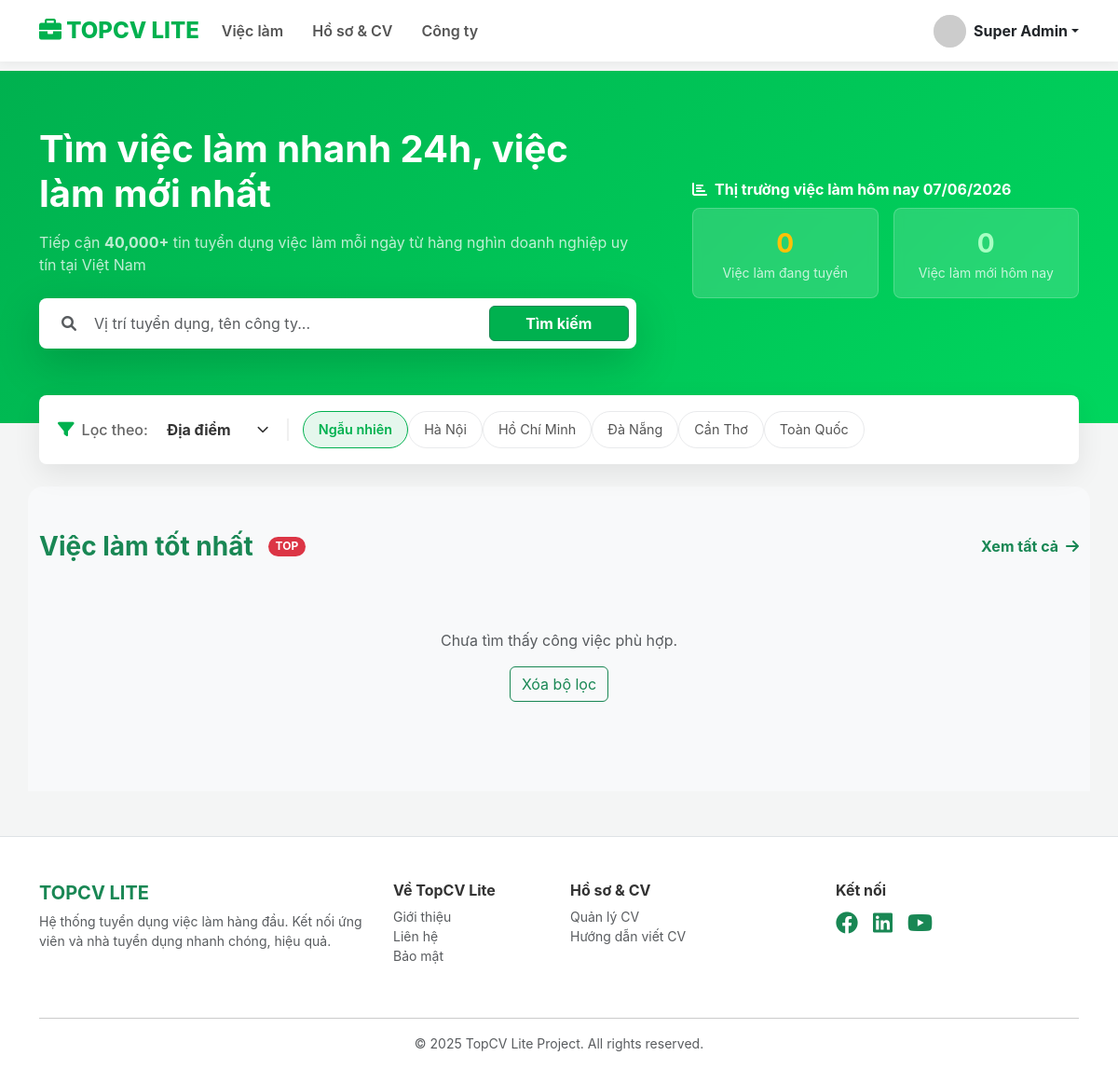
/ (signed in), run on an earlier commit of the app's database.
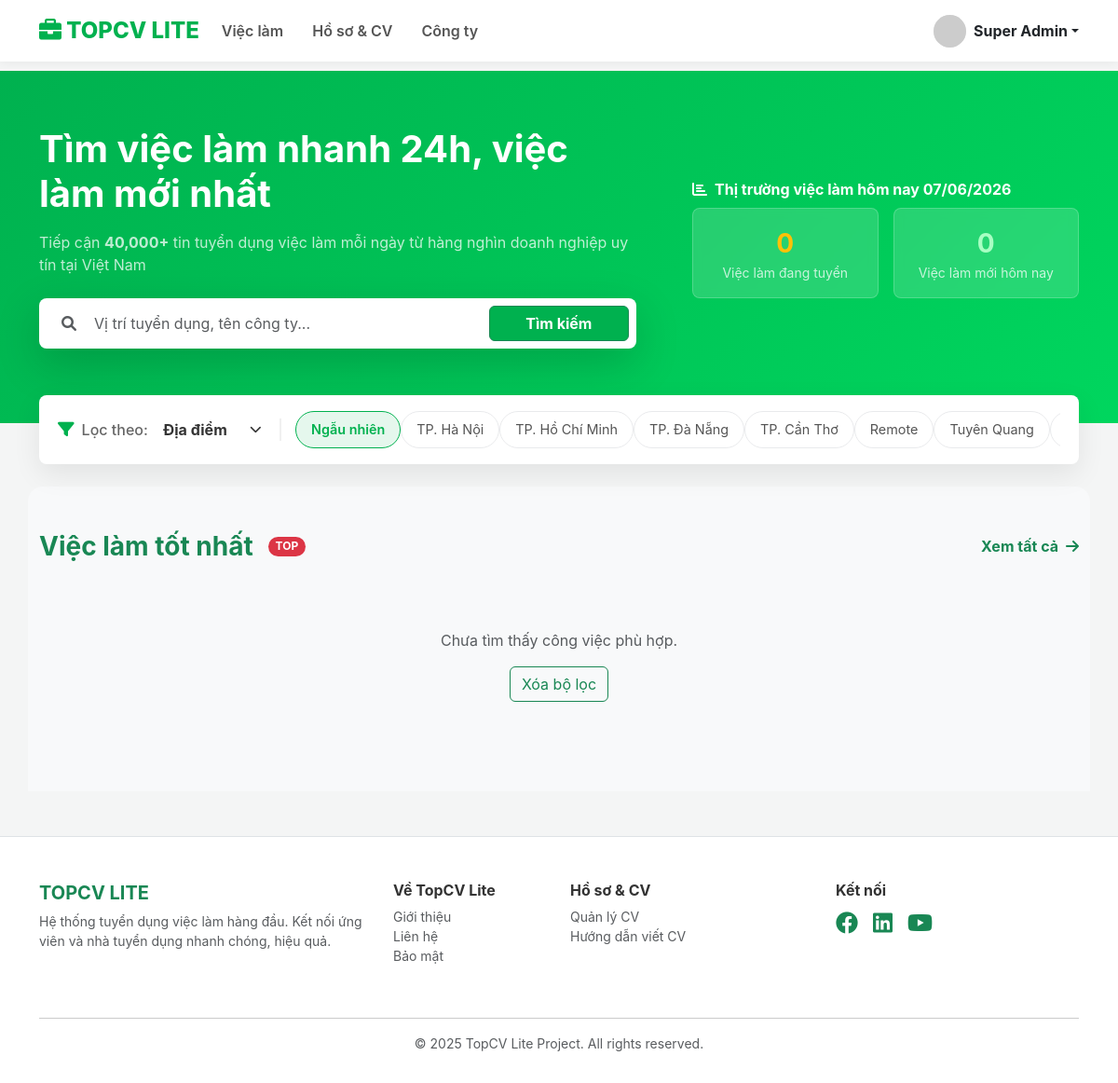
And on a later commit of the database.
### tables this page shows
CREATE TABLE `locations` (
  `id` int(11) NOT NULL,
  `name` varchar(100) NOT NULL
);

### includes/job_rules.php (called while the page is built, shortened)
<?php
if (!function_exists('job_sql_not_deleted')) {
    function job_sql_not_deleted(string $alias = 'j'): string
    {
        $prefix = $alias !== '' ? $alias . '.' : '';
        return "({$prefix}deleted_at IS NULL)";
    }
}

### index.php (the view, shortened to what this page needs)
<?php
require_once __DIR__ . '/includes/job_rules.php';
include 'includes/header.php';
$locations = $conn->query("SELECT * FROM locations")->fetchAll();
$jobActive = job_sql_not_deleted('jobs');
$sql_count_active = "SELECT COUNT(*) FROM jobs WHERE status = 'approved' AND deadline >= CURDATE() AND {$jobActive}";
$count_active = $conn->query($sql_count_active)->fetchColumn();
$sql_count_new = "SELECT COUNT(*) FROM jobs WHERE DATE(created_at) = CURDATE() AND status = 'approved' AND {$jobActive}";
$count_new = $conn->query($sql_count_new)->fetchColumn();
$limit = 9;
$page = isset($_GET['page']) && is_numeric($_GET['page']) ? (int)$_GET['page'] : 1;
$offset = ($page - 1) * $limit;
$where = 'WHERE j.status = \'approved\' AND j.deadline >= CURDATE() AND ' . job_sql_not_deleted('j');
$params = [];
$sql_count = "SELECT COUNT(*) FROM jobs j JOIN companies c ON j.company_id = c.id $where";
$stmt_count = $conn->prepare($sql_count);
$stmt_count->execute($params);
$total_records = $stmt_count->fetchColumn();
$total_pages = ceil($total_records / $limit);
$sql = "SELECT j.*, c.name as company_name, c.logo, l.name as city
        FROM jobs j
        JOIN companies c ON j.company_id = c.id
        JOIN locations l ON j.location_id = l.id
        $where
        ORDER BY j.created_at DESC
        LIMIT $limit OFFSET $offset";
$stmt = $conn->prepare($sql);
$stmt->execute($params);
$jobs = $stmt->fetchAll();
?>
<div class="position-relative" style="background: linear-gradient(135deg, #00b14f 0%, #00d65e 100%); padding: 60px 0 80px 0;">
    <div class="container">
        <div class="row align-items-center">
            <div class="col-lg-7 text-white">
                <h1 class="fw-bold mb-3">Tìm việc làm nhanh 24h, việc làm mới nhất</h1>
                <p class="opacity-75 mb-4">Tiếp cận <strong>40,000+</strong> tin tuyển dụng việc làm mỗi ngày từ hàng nghìn doanh nghiệp uy tín tại Việt Nam</p>
                <div class="bg-white p-2 rounded-3 shadow-lg">
                    <form action="index.php" method="GET" class="row g-2">
                        <div class="col-md-9">
                            <div class="input-group h-100">
                                <span class="input-group-text bg-white border-0 ps-3"><i class="fas fa-search text-muted"></i></span>
                                <input type="text" name="q" class="form-control border-0 shadow-none ps-2"
                                       placeholder="Vị trí tuyển dụng, tên công ty..."
                                       value="<?= htmlspecialchars($_GET['q'] ?? '') ?>">
                            </div>
                        </div>
                        <div class="col-md-3">
                            <button type="submit" class="btn btn-success w-100 h-100 fw-bold" style="background-color: #00b14f;">Tìm kiếm</button>
                        </div>
                    </form>
                </div>
            </div>
            <div class="col-lg-5 ps-lg-5 mt-4 mt-lg-0">
                <div class="d-flex align-items-center text-white mb-2">
                     <i class="fas fa-chart-bar me-2"></i>
                     <span class="fw-bold">Thị trường việc làm hôm nay <?= date('d/m/Y') ?></span>
                </div>
                <div class="row g-3">
                    <div class="col-6">
                        <div class="p-3 rounded-3 text-center text-white" style="background: rgba(255,255,255,0.15); backdrop-filter: blur(5px); border: 1px solid rgba(255,255,255,0.2);">
                            <div class="fs-3 fw-bold text-warning"><?= number_format($count_active) ?></div>
                            <div class="small opacity-75">Việc làm đang tuyển</div>
                        </div>
                    </div>
                    <div class="col-6">
                        <div class="p-3 rounded-3 text-center text-white" style="background: rgba(255,255,255,0.15); backdrop-filter: blur(5px); border: 1px solid rgba(255,255,255,0.2);">
                            <div class="fs-3 fw-bold" style="color: #a8ffc3;"><?= number_format($count_new) ?></div>
                            <div class="small opacity-75">Việc làm mới hôm nay</div>
                        </div>
                    </div>
                </div>
            </div>
        </div>
    </div>
</div>
<div class="container">
    <div class="smart-filter-container d-flex flex-column flex-md-row">
        <div class="filter-left-control">
            <i class="fas fa-filter filter-icon"></i>
            <span class="filter-label-text">Lọc theo:</span>
            <div class="custom-select-wrapper">
                <select id="smartFilterSelect" class="custom-select-box" style="text-align: center;">
                    <option value="location" style="text-align: center;">Địa điểm</option>
                </select>
                <i class="fas fa-chevron-down custom-select-arrow"></i>
            </div>
        </div>
        <div class="filter-right-options flex-grow-1">
            <div id="filter-group-location" class="filter-group-content active">
                <a href="index.php" class="filter-pill <?= !isset($_GET['location_id']) ? 'active' : '' ?>">Ngẫu nhiên</a>
                <?php foreach($locations as $l): ?>
                    <a href="index.php?location_id=<?= $l['id'] ?>" class="filter-pill <?= (isset($_GET['location_id']) && $_GET['location_id'] == $l['id']) ? 'active' : '' ?>"><?= $l['name'] ?></a>
                <?php endforeach; ?>
            </div>
        </div>
    </div>
</div>
<div class="container py-5 bg-light mt-4 rounded-top-4">
    <div class="d-flex justify-content-between align-items-center mb-4">
        <div class="d-flex align-items-center">
            <h3 class="fw-bold text-success mb-0 me-3">Việc làm tốt nhất</h3>
            <span class="badge bg-danger rounded-pill">TOP</span>
        </div>
        <a href="jobs.php" class="text-success text-decoration-none fw-bold d-flex align-items-center hover-underline">
            Xem tất cả <i class="fas fa-arrow-right ms-2"></i>
        </a>
    </div>
    <?php if(count($jobs) > 0): ?>
        <div class="row g-3">
            <?php foreach($jobs as $job): ?>
            <div class="col-md-6 col-lg-4">
                <div class="card job-card h-100 p-3 bg-white rounded-3 border-0 shadow-sm transition-all">
                    <div class="d-flex mb-3">
                        <div class="flex-shrink-0 me-3">
                            <a href="company-detail.php?id=<?= $job['company_id'] ?>">
                                <img src="<?= !empty($job['logo']) ? $job['logo'] : 'uploads/default-logo.png' ?>"
                                     class="rounded border bg-white p-1"
                                     style="width: 50px; height: 50px; object-fit: contain;">
                            </a>
                        </div>
                        <div class="flex-grow-1 overflow-hidden">
                            <h6 class="mb-1 text-truncate fw-bold">
                                <a href="job-detail.php?id=<?= $job['id'] ?>" class="text-dark text-decoration-none" title="<?= htmlspecialchars($job['title']) ?>">
                                    <?= htmlspecialchars($job['title']) ?>
                                </a>
                            </h6>
                            <div class="small text-muted text-truncate mb-2"><?= htmlspecialchars($job['company_name']) ?></div>
                        </div>
                    </div>
                    <div class="mt-auto">
                        <div class="d-flex flex-wrap gap-2 mb-3">
                            <span class="badge bg-light text-dark fw-normal border"><?= $job['salary_range'] ?></span>
                            <span class="badge bg-light text-dark fw-normal border"><?= $job['city'] ?></span>
                        </div>
                        <div class="d-flex justify-content-between align-items-center pt-2 border-top border-light">
                             <div class="text-muted" style="font-size: 0.8rem;">
                                 <?= (strtotime($job['deadline']) - time()) > 0 ? 'Còn ' . ceil((strtotime($job['deadline']) - time()) / 86400) . ' ngày' : 'Hết hạn' ?>
                             </div>
                             <button class="btn btn-sm text-danger border-0 p-0" title="Lưu tin"><i class="far fa-heart"></i></button>
                        </div>
                    </div>
                </div>
            </div>
            <?php endforeach; ?>
        </div>
        <?php if ($total_pages > 1): ?>
        <nav class="mt-5">
            <ul class="pagination justify-content-center">
                <?php
                    $queryParams = $_GET;
                    unset($queryParams['page']);
                    $queryString = http_build_query($queryParams);
                    $link = "index.php?" . ($queryString ? $queryString . "&" : "") . "page=";
                ?>
                <?php for ($i = 1; $i <= $total_pages; $i++): ?>
                    <li class="page-item <?= ($page == $i) ? 'active' : '' ?>">
                        <a class="page-link <?= ($page == $i) ? 'bg-success border-success text-white' : 'text-success' ?>"
                           href="<?= $link . $i ?>"><?= $i ?></a>
                    </li>
                <?php endfor; ?>
            </ul>
        </nav>
        <?php endif; ?>
    <?php else: ?>
        <div class="text-center py-5">
            <p class="text-muted">Chưa tìm thấy công việc phù hợp.</p>
            <a href="index.php" class="btn btn-outline-success">Xóa bộ lọc</a>
        </div>
    <?php endif; ?>
</div>
<?php include 'includes/footer.php'; ?>

### includes/header.php (shortened to what this page needs)
<?php
$base_url = '/topcv_lite/';
?>
<!DOCTYPE html>
<html lang="vi">
<head>
    <link href="https://cdn.jsdelivr.net/npm/bootstrap@5.3.0/dist/css/bootstrap.min.css" rel="stylesheet">
    <link href="https://cdnjs.cloudflare.com/ajax/libs/font-awesome/6.0.0/css/all.min.css" rel="stylesheet">
</head>
<body>
<nav class="navbar navbar-expand-lg navbar-light fixed-top">
    <div class="container">
        <a class="navbar-brand" href="<?= $base_url ?>index.php"><i class="fas fa-briefcase"></i> TOPCV LITE</a>
        <div class="collapse navbar-collapse" id="navbarNav">
            <ul class="navbar-nav me-auto">
                <li class="nav-item"><a class="nav-link" href="<?= BASE_URL ?>jobs.php">Việc làm</a></li>
                <li class="nav-item"><a class="nav-link" href="<?= $base_url ?>candidate/profile.php">Hồ sơ & CV</a></li>
                <li class="nav-item"><a class="nav-link" href="<?= BASE_URL ?>companies.php">Công ty</a></li>
            </ul>
            <div class="d-flex align-items-center gap-2">
                <?php if (isset($_SESSION['user_id'])): ?>
                    <div class="dropdown">
                        <a href="#" class="d-flex align-items-center text-decoration-none dropdown-toggle text-dark fw-bold" data-bs-toggle="dropdown">
                            <img src="https://ui-avatars.com/api/?name=<?= $_SESSION['fullname'] ?>&background=00b14f&color=fff" class="user-avatar me-2">
                            <?= htmlspecialchars($_SESSION['fullname']) ?>
                        </a>
                    </div>
                <?php else: ?>
                    <a href="<?= $base_url ?>login.php" class="btn btn-outline-custom btn-sm px-3">Đăng nhập</a>
                    <a href="<?= $base_url ?>register.php" class="btn btn-primary-custom btn-sm px-3">Đăng ký</a>
                    <a href="#" class="btn btn-dark btn-sm px-3 ms-2">Dành cho Nhà tuyển dụng</a>
                <?php endif; ?>
            </div>
        </div>
    </div>
</nav>

### includes/footer.php (shortened to what this page needs)
<footer class="bg-white pt-5 pb-3 mt-5 border-top">
    <div class="container">
        <div class="row">
            <div class="col-md-4 mb-4">
                <h5 class="text-success fw-bold">TOPCV LITE</h5>
                <p class="text-muted small">Hệ thống tuyển dụng việc làm hàng đầu. Kết nối ứng viên và nhà tuyển dụng nhanh chóng, hiệu quả.</p>
            </div>
            <div class="col-md-2 mb-4">
                <h6 class="fw-bold">Về TopCV Lite</h6>
                <ul class="list-unstyled small text-muted">
                    <li><a href="#" class="text-decoration-none text-muted">Giới thiệu</a></li>
                    <li><a href="#" class="text-decoration-none text-muted">Liên hệ</a></li>
                    <li><a href="#" class="text-decoration-none text-muted">Bảo mật</a></li>
                </ul>
            </div>
            <div class="col-md-3 mb-4">
                <h6 class="fw-bold">Hồ sơ & CV</h6>
                <ul class="list-unstyled small text-muted">
                    <li><a href="<?= defined('BASE_URL') ? BASE_URL : '/topcv_lite/' ?>candidate/cv-manage.php" class="text-decoration-none text-muted">Quản lý CV</a></li>
                    <li><a href="#" class="text-decoration-none text-muted">Hướng dẫn viết CV</a></li>
                </ul>
            </div>
            <div class="col-md-3 mb-4">
                <h6 class="fw-bold">Kết nối</h6>
                <div class="d-flex gap-3">
                    <a href="#" class="text-success fs-4"><i class="fab fa-facebook"></i></a>
                    <a href="#" class="text-success fs-4"><i class="fab fa-linkedin"></i></a>
                    <a href="#" class="text-success fs-4"><i class="fab fa-youtube"></i></a>
                </div>
            </div>
        </div>
        <hr>
        <p class="text-center small text-muted">© 2025 TopCV Lite Project. All rights reserved.</p>
    </div>
</footer>
</body>
</html>

### includes/header.php (style rules this page uses)
:root { --primary: #00b14f; --primary-hover: #009643; --bg-gray: #f4f5f5; --text-dark: #333; }
body { background-color: var(--bg-gray); font-family: 'Inter', sans-serif; color: var(--text-dark); }
.navbar { background: white; box-shadow: 0 2px 10px rgba(0,0,0,0.05); padding: 10px 0; }
.navbar-brand { font-weight: 800; color: var(--primary) !important; font-size: 1.5rem; }
.nav-link { font-weight: 600; color: #555; margin-right: 15px; }
.user-avatar { width: 35px; height: 35px; border-radius: 50%; object-fit: cover; background: #eee; }

### index.php (style rules this page uses)
.smart-filter-container { background: #fff; border-radius: 8px; box-shadow: 0 10px 30px rgba(0,0,0,0.08); padding: 12px 20px; margin-top: -30px; position: relative; z-index: 10; display: flex; align-items: center; }
.filter-left-control { display: flex; align-items: center; border-right: 2px solid #f0f0f0; padding-right: 20px; margin-right: 15px; min-width: 240px; }
.filter-icon { color: #00b14f; font-size: 1.1rem; margin-right: 8px; }
.filter-label-text { font-weight: 500; color: #666; margin-right: 5px; white-space: nowrap; }
.custom-select-wrapper { position: relative; flex-grow: 1; }
.custom-select-box { appearance: none; -webkit-appearance: none; -moz-appearance: none; border: none; background: transparent; font-weight: 700; font-size: 1rem; color: #333; padding-right: 25px; cursor: pointer; width: 100%; outline: none; }
.custom-select-arrow { position: absolute; right: 0; top: 50%; transform: translateY(-50%); pointer-events: none; color: #333; font-size: 0.8rem; }
.filter-right-options { display: flex; overflow-x: auto; gap: 8px; align-items: center; padding: 5px 0; scrollbar-width: none; }
.filter-pill { padding: 8px 16px; border: 1px solid #e9eaec; border-radius: 50px; background: #fff; color: #555; font-size: 0.9rem; text-decoration: none; white-space: nowrap; transition: all 0.2s; }
.filter-pill.active { background: #e5f7ed; color: #00b14f; border-color: #00b14f; font-weight: 600; }
.filter-group-content { display: none; }
.filter-group-content.active { display: flex; }

What changed in the data, as far as the page shows it:
changed locations: name "Hà Nội" → "TP. Hà Nội"
changed locations: name "Hồ Chí Minh" → "TP. Hồ Chí Minh"
changed locations: name "Đà Nẵng" → "TP. Đà Nẵng"
changed locations: name "Cần Thơ" → "TP. Cần Thơ"
changed locations: name "Toàn Quốc" → "Remote"
added locations: name "Tuyên Quang"
